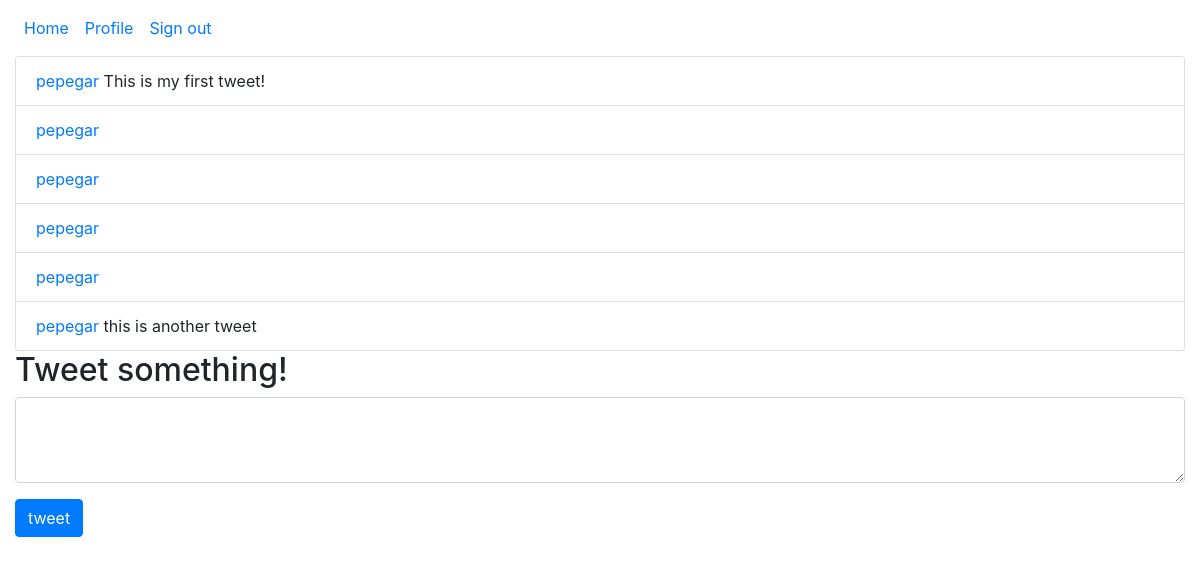
The page / (signed in) on the database its author committed.
### models.py (models this page shows)
class Tweet(db.Model):
    __tablename__ = "tweets"
    id = db.Column(db.Integer, autoincrement=True, primary_key=True)
    text = db.Column(db.String(140), nullable=False)
    user_id = db.Column(db.Integer, db.ForeignKey('users.id'), nullable=False)
    user = db.relationship('User', backref=db.backref('tweets', lazy=True))

class User(db.Model):
    __tablename__ = "users"
    id = db.Column(db.Integer, autoincrement=True, primary_key=True)
    username = db.Column(db.String(40), unique=True, nullable=False)
    password = db.Column(db.String, nullable=False)

### server.py (the view)
@app.route("/")
def index():
    query = Tweet.query
    if "username" in session:
        user = User.query.filter(User.username == session["username"]).first()
        query = query.filter(Tweet.user_id == user.id)
    tweets = query.all()
    return render_template("index.html", session = session, tweets = tweets)

### templates/index.html (shortened to what this page needs)
{% extends "base.html" %}
{% block main %}
<ul class="list-group">
{% for tweet in tweets %}
    <li class="list-group-item">
        <span><a href="/{{tweet.user.username}}">{{tweet.user.username}}</a></span>
        <span>{{tweet.text}}</span>
    </li>
{% endfor %}
</ul>
{% if session.username %}
<h2>Tweet something!</h2>
<form action="/tweet" method="POST">
    <div class="form-group">
        <textarea name="tweet" class="form-control" id="form-tweet" rows="3"></textarea>
    </div>
    <button type="submit" class="btn btn-primary">tweet</button>
</form>
{% endif %}
{% endblock %}

### rows shown on the page
Tweet: user.username "pepegar", text "This is my first tweet!"
Tweet: user.username "pepegar"
Tweet: user.username "pepegar"
Tweet: user.username "pepegar"
Tweet: user.username "pepegar"
Tweet: user.username "pepegar", text "this is another tweet"
